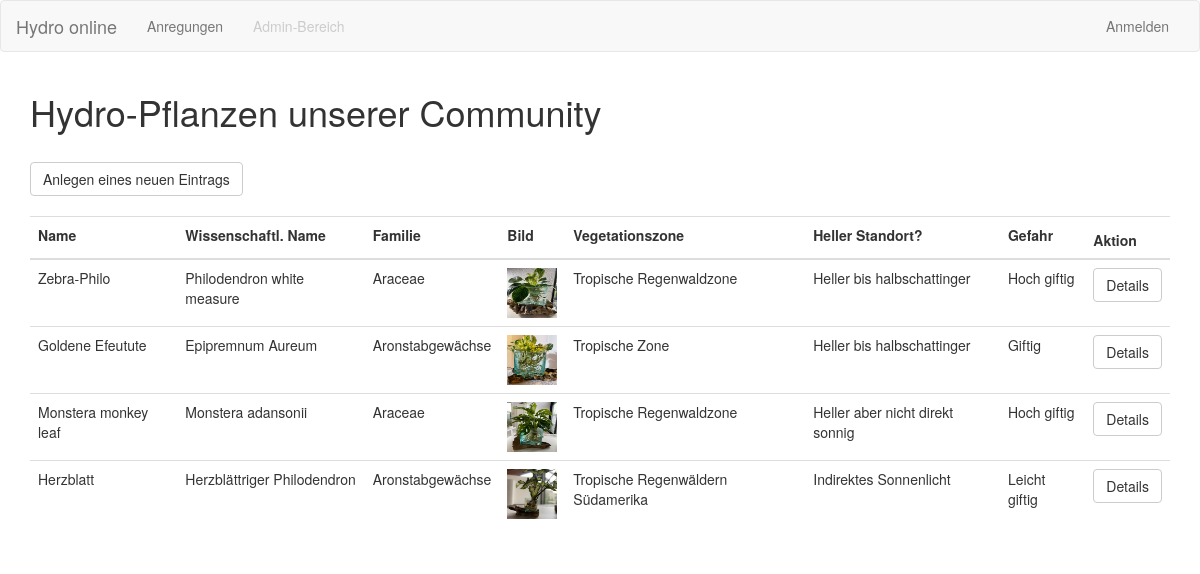
The app's page /pflanzen/1 with its own data.
### backend/models.py (models this page shows)
class Pflanze(db.Model):
    id = db.Column(db.Integer, primary_key=True)
    name = db.Column(db.String(40), nullable=True)
    wissenschaft_name = db.Column(db.String(40), nullable=True)
    familie = db.Column(db.String(40), nullable=True)
    vegetationszone = db.Column(db.String(40), nullable=True)
    will_sonne = db.Column(db.String(40), nullable=True)
    gefahr = db.Column(db.String(40), nullable=True)
    created_at = db.Column(db.DateTime(), default=datetime.utcnow)
    created_by = db.Column(db.Integer, db.ForeignKey('user.id'))

### backend/index.py (the view, shortened to what this page needs)
@app.route('/pflanzen', methods = ['GET', 'POST'])
@app.route("/pflanzen/<id>", methods=['GET','POST'])
def pflanzen_page(id=0):
    form = forms.PflanzeForm()
    pflanzen = Pflanze.query.all()
    detail_form = forms.PflanzeForm()
    modus = "change" #Default
    print(id)
    if (id == "new"):
        print("insert")
        showModal = True
        modus = "insert"
    elif (id != 0):
        detail_pflanzen = db.session.query(Pflanze).filter(Pflanze.id == id)
        print('Anzahl: ' + str(detail_pflanzen.count()))
        for pflanze in detail_pflanzen:
            detail_form.name.data = pflanze.name
            detail_form.wissenschaft_name.data = pflanze.wissenschaft_name
            detail_form.familie.data = pflanze.familie
            detail_form.vegetationszone.data = pflanze.vegetationszone
            detail_form.will_sonne.data = pflanze.will_sonne
            detail_form.gefahr.data = pflanze.gefahr
        showModal = True
        modus = "update"
    else:
        showModal = False
    print(request.method)
    return render_template('pflanzen.html',
                            pflanzen = pflanzen,
                            form = form,
                            detail_form = detail_form,
                            showModal = showModal,
                            modus = modus)

### templates/pflanzen.html (shortened to what this page needs)
{% extends "base.html" %}
{% block my_content %}
<div class="container">
  <h1>Hydro-Pflanzen unserer Community</h1>
  <br>
  <a class="btn btn-default" href="{{ url_for('pflanzen_page', id='new') }}">Anlegen eines neuen Eintrags</a>
  <br>
  <br>
    <table id="data" class="table">
      <form method="POST" action="">
      <thead>
        <tr>
          <th>
            {{form.name.label}}
          </th>
          <th>
            {{form.wissenschaft_name.label}}
          </th>
          <th>
            {{form.familie.label}}
          </th>
          <th>
            {{form.bild.label}}
          </th>
          <th>
            {{form.vegetationszone.label}}
          </th>
          <th>
            {{form.will_sonne.label}}
          </th>
          <th>
            {{form.gefahr.label}}
          </th>
          <th>
            Aktion
          </th>
        </tr>
      </thead>
      <tbody>
      {% for pflanze in pflanzen %}
          <tr>
            <td>
              {{pflanze.name}}
            </td>
            <td>
              {{pflanze.wissenschaft_name}}
            </td>
            <td>
              {{pflanze.familie}}
            </td>
            <td>
              <img src="{{'/static/uploads/Pflanze_' + pflanze.id|string + '.jpg'}}" alt="" height="50" width="50">
            </td>
            <td>
              {{pflanze.vegetationszone}}
            </td>
            <td>
              {{pflanze.will_sonne}}
            </td>
            <td>
              {{pflanze.gefahr}}
            </td>
            <td>
              <a class="btn btn-default" href="{{url_for('form_pflanze_details',id=pflanze.id)}}" role="button">Details</a>
            </td>
          </tr>
       {% endfor %}
    </tbody>
  </table>
</div>
  {% endblock %}

### records on screen
Pflanze: name "Zebra-Philo", wissenschaft_name "Philodendron white measure", familie "Araceae", shows a picture, vegetationszone "Tropische Regenwaldzone", will_sonne "Heller bis halbschattinger", gefahr "Hoch giftig"
Pflanze: name "Goldene Efeutute", wissenschaft_name "Epipremnum Aureum", familie "Aronstabgewächse", shows a picture, vegetationszone "Tropische Zone", will_sonne "Heller bis halbschattinger", gefahr "Giftig"
Pflanze: name "Monstera monkey leaf", wissenschaft_name "Monstera adansonii", familie "Araceae", shows a picture, vegetationszone "Tropische Regenwaldzone", will_sonne "Heller aber nicht direkt sonnig", gefahr "Hoch giftig"
Pflanze: name "Herzblatt", wissenschaft_name "Herzblättriger Philodendron", familie "Aronstabgewächse", shows a picture, vegetationszone "Tropische Regenwäldern Südamerika", will_sonne "Indirektes Sonnenlicht", gefahr "Leicht giftig"
